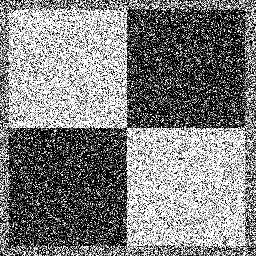
#> input picture PS1/ps1-input0-noise.png, 256 x 256 px
$ jupyter execute --allow-errors 'PS1 - msaintjalmes3.ipynb'
#> lines starting #> are read from the running program, lines starting #| are printed output that depends on the picture; after the words box and inside, x2 and y2 are one past the last pixel; in counts of white or black regions, pixels touching at a corner belong together
[cell 1]
# Importing Numpy, OpenCV and Matplotlib
import cv2
import numpy as np
import matplotlib.pyplot as plt
from matplotlib.patches import Ellipse

[cell 2]
#Importing python utilities
import math
from timeit import default_timer as timer
import pickle

[cell 3]
img0 = cv2.imread('./ps1-input0.png', cv2.IMREAD_GRAYSCALE)
#> (the rest of this cell did not finish here and is left out)

# 1. Edge image

[cell 4]
edges = cv2.Canny(img0, 10, 20)
#> (the rest of this cell did not finish here and is left out)

[cell 5]
edges_cord = np.argwhere(edges == 255)
#> edges_cord = empty array
edges_cord.shape[0] #edges detected
#> Out = 0

# 2. Hough method for finding lines

#> (a cell that did not finish here is left out)

#> (a cell that did not finish here is left out)

#> (a cell that did not finish here is left out)

[cell 9]
for edge in edges_cord:
    for theta in range(-theta_max/2, theta_max/2):
        d = np.abs(edge[1] * math.cos(rad(theta)) + edge[0] * math.sin(rad(theta))) #d > 0
        H[int(round(d)), (theta_max/2 + theta)] += 1 #sampling per unit
#> this loop made 0 passes

#> (a cell that did not finish here is left out)

[cell 11]
plt.figure()
#> (the rest of this cell did not finish here and is left out)

[cell 12]
def produce_line(peak):
    if peak[1] == 0: #case where theta = 0
        return [peak[0], peak[0], 0, 1000]

    # turning back to cartesian coordinates
    # x = r cos(theta), y = r sin(theta)
    #but we need some margin to define the (infinite) lines/segments and not just points
    return [int(peak[0] * np.cos(rad(peak[1] - 90)) - 1000 *(-np.sin(rad(peak[1] - 90)))), \
            int(peak[0] * np.cos(rad(peak[1] - 90)) + 1000 *(-np.sin(rad(peak[1] - 90)))), \
            int(peak[0] * np.sin(rad(peak[1] - 90)) - 1000 *(np.cos(rad(peak[1] - 90)))), \
            int(peak[0] * np.sin(rad(peak[1] - 90)) + 1000 *(np.cos(rad(peak[1] - 90))))]
    # [xstart, xend, ystart, yend]

[cell 13]
plt.figure()
#> (the rest of this cell did not finish here and is left out)

A very straightoforward discretization was chosen for the bin sizes. Since this image is very sharp with distinct lines, we have very clear edges with no noise. As we can see in the Hough accumulator plot, all the sinusoids intersect at very distinct points, corresponding to our peaks (in Hough space, i.e. lines in image space). So the most refined discretization, with one bin for each degree of theta (360) and each increment of the unit of r (with a rounding function, so 363 in total) has been suitable for this part.

# 3. Noise

## 3.a. Smoothed image

[cell 14]
img0_noisy = cv2.imread('./ps1-input0-noise.png', cv2.IMREAD_GRAYSCALE)
#> img0_noisy is the input picture: shape (256, 256); min 0, max 255, mean 127.6
plt.imshow(img0_noisy, cmap='gray', vmin = 0, vmax = 255)

[cell 15]
img0_blurred = cv2.GaussianBlur(img0_noisy, (11, 11), 4, cv2.BORDER_REFLECT)
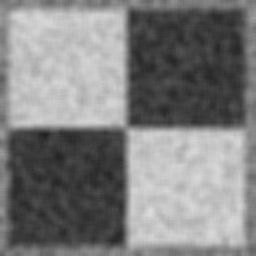
#> img0_blurred: shape (256, 256); min 32, max 222, mean 127.6
plt.imshow(img0_blurred, cmap='gray', vmin = 0, vmax = 255)

## 3.b. Edges for regular and smoothed images

[cell 16]
edges_noisy = cv2.Canny(img0_noisy, 40, 80)
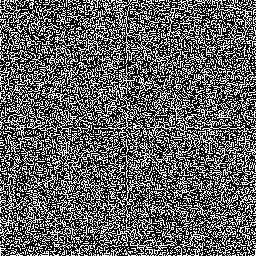
#> edges_noisy: shape (256, 256); 37.6% white in thin lines or dots
plt.imshow(edges_noisy, cmap='gray', vmin = 0, vmax = 255)

[cell 17]
edges_blurred = cv2.Canny(img0_blurred, 40, 70) #higher thresholds to reduce noise inside squares
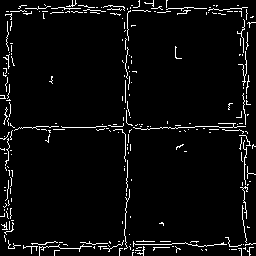
#> edges_blurred: shape (256, 256); 4.4% white in thin lines or dots
plt.imshow(edges_blurred, cmap='gray', vmin = 0, vmax = 255)

$ run again, with PS1/ps1-input3-red.jpg saved as PS1/ps1-input0-noise.png
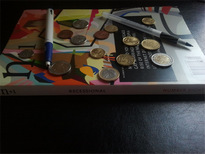
#> input picture PS1/ps1-input3-red.jpg, 205 x 154 px
#> edges_cord = empty array
#> `edges_noisy = cv2.Canny(img0_noisy, 40, 80)`:
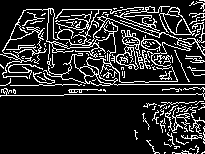
#> edges_noisy: shape (154, 205); 16.2% white in thin lines or dots
#> `edges_blurred = cv2.Canny(img0_blurred, 40, 70)`:
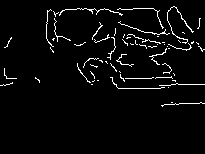
#> edges_blurred: shape (154, 205); 3.7% white in thin lines or dots, all inside (x1, y1, x2, y2) = (0, 6, 205, 107)
